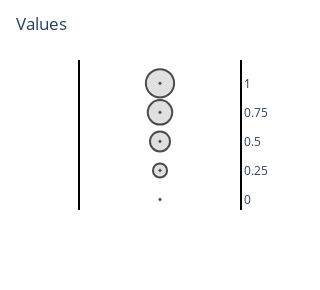

Notebook source saved alongside this figure:
### Markdown cell above
7.a A relative dot size legend is generated by the following Python script.

### Code cell
fig = px.scatter(x=['', '', '', '', ''], y=[0, 0.25, 0.5, 0.75, 1], size = [0, .25, .50, .75, 1])

fig.update_traces(mode='markers', marker_symbol = 200, marker_line_width=2, marker_line_color='rgba(0, 0, 0, 1)')
fig.update_traces(marker=dict(color='lightgray'))
fig.update_xaxes(visible=False)
fig.update_yaxes(ticklabelposition="outside right", side= 'right')
fig.update_yaxes(tick0=0, dtick=0.25)
fig.update_xaxes(tick0=0, dtick=0)

fig.update_xaxes(showline=True, linewidth=2, linecolor='black', mirror=True)
fig.update_yaxes(showline=True, linewidth=2, linecolor='black', mirror=True)

fig.update_layout(title=f'Values', autosize=False, width=200, height=290, plot_bgcolor='rgba(0,0,0,0)', yaxis=dict(title=None))

fig.write_image("Images/Dot_legend_plot.pdf")
fig.write_image("Images/Dot_legend_plot.svg")
fig.write_image("Images/Dot_legend_plot.webp")
fig.write_image("Images/Dot_legend_plot.png")
fig.write_html("Images/Dot_legend_plot.html")

fig_radius = fig
fig_radius

### Figure 1 — Plotly figure (JSON) as saved in the notebook; plotly's stock layout.template omitted (floating-point values rounded to 4 significant figures)
{"data": [{"hovertemplate": "x=%{x}<br>y=%{y}<br>size=%{marker.size}<extra></extra>", "legendgroup": "", "marker": {"color": "lightgray", "line": {"color": "rgba(0, 0, 0, 1)", "width": 2}, "size": [0, 0.25, 0.5, 0.75, 1], "sizemode": "area", "sizeref": 0.0025, "symbol": 200}, "mode": "markers", "name": "", "orientation": "v", "showlegend": false, "type": "scatter", "x": ["", "", "", "", ""], "xaxis": "x", "y": [0, 0.25, 0.5, 0.75, 1], "yaxis": "y"}], "layout": {"autosize": false, "height": 290, "legend": {"itemsizing": "constant", "tracegroupgap": 0}, "margin": {"t": 60}, "plot_bgcolor": "rgba(0, 0, 0, 0)", "title": {"text": "Values"}, "width": 200, "xaxis": {"anchor": "y", "autorange": true, "domain": [0, 1], "dtick": 0, "linecolor": "black", "linewidth": 2, "mirror": true, "range": [-1, 1], "showline": true, "tick0": 0, "title": {"text": "x"}, "type": "category", "visible": false}, "yaxis": {"anchor": "x", "autorange": true, "domain": [0, 1], "dtick": 0.25, "linecolor": "black", "linewidth": 2, "mirror": true, "range": [-0.09037, 1.201], "showline": true, "side": "right", "tick0": 0, "ticklabelposition": "outside right", "title": {}, "type": "linear"}}}
